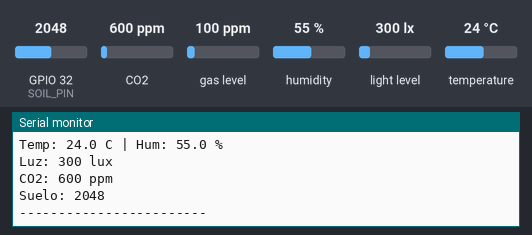
This sketch was run on a simulated ESP32. Shown: the last lines printed to the serial monitor. The inputs (shaded band) are chosen by the test bench; at power-on: CO2 600 ppm, humidity 55 %, GPIO 32 (SOIL_PIN) = 2048, light level 300 lx, temperature 24 °C, gas level 100 ppm.

Above: at 4.7 s.
4.8 s: CO2 set to 452 ppm
At 7.7 s:
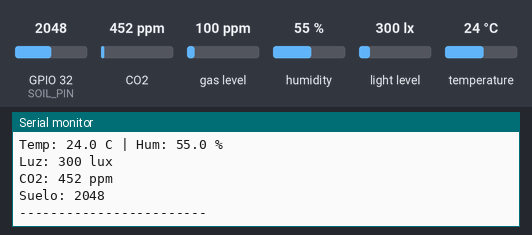
8.6 s: humidity set to 22 %
12.4 s: GPIO 32 (SOIL_PIN) set to 2866
At 12.9 s:
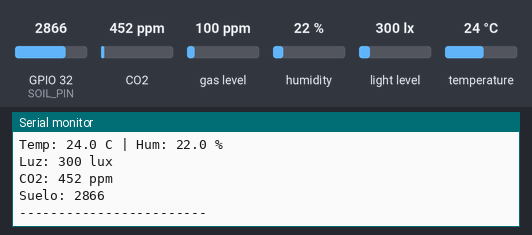
16.2 s: light level set to 40 lx
20.0 s: temperature set to 12 °C
23.8 s: GPIO 32 (SOIL_PIN) set to 3972
At 25.6 s:
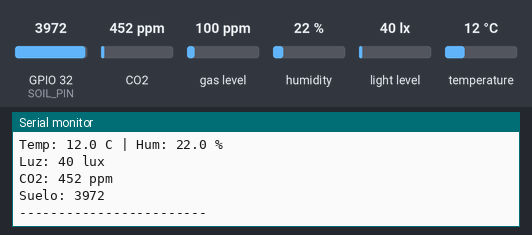
Timing chart, 0 to 27.1 s (numbered marks = the images above; inputs shaded):
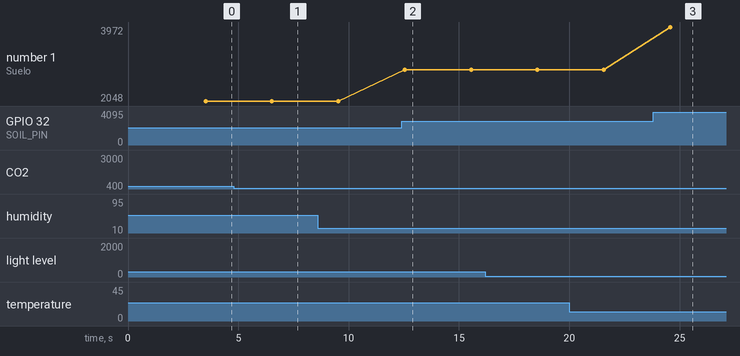

The sketch:

NodoSensor.ino
```cpp
#include <esp_now.h>
#include <WiFi.h>
#include <Wire.h>
#include <BH1750.h>
#include <Adafruit_CCS811.h>
#include <DHT.h>

// --- CONFIGURACIÓN ---
#define DHTPIN 4
#define DHTTYPE DHT22
#define SOIL_PIN 32
#define NODE_ID 1

uint8_t broadcastAddress[] = {0xFF, 0xFF, 0xFF, 0xFF, 0xFF, 0xFF};

struct ModuloData {
  float temp; float hum; int luz; int co2; int suelo; int bat; int id;
};

ModuloData data;
DHT dht(DHTPIN, DHTTYPE);
BH1750 lightMeter;
Adafruit_CCS811 ccs;

bool bh1750_found = false;
bool ccs811_found = false;

// Función para verificar si un dispositivo I2C responde
bool checkI2C(uint8_t address) {
  Wire.beginTransmission(address);
  return (Wire.endTransmission() == 0);
}

void setup() {
  // 1. ESPERA DE ESTABILIZACIÓN ELÉCTRICA
  delay(3000);
  Serial.begin(115200);
  Serial.println("\n\n--- PROYECTO IRIS: INICIO SEGURO ---");

  // 2. INICIAR SENSORES ANTES QUE WIFI (Ahorro de energía inicial)
  dht.begin();
  Serial.println("[OK] DHT22 listo");

  Wire.begin(21, 22);
  Wire.setClock(100000);
  delay(500);

  // Verificar BH1750 (Dirección 0x23)
  if (checkI2C(0x23)) {
    if (lightMeter.begin(BH1750::CONTINUOUS_HIGH_RES_MODE)) {
      bh1750_found = true;
      Serial.println("[OK] BH1750 encontrado");
    }
  } else {
    Serial.println("[!] BH1750 no responde en I2C");
  }

  // Verificar CCS811 (Dirección 0x5A)
  if (checkI2C(0x5A)) {
    if (ccs.begin()) {
      ccs811_found = true;
      Serial.println("[OK] CCS811 encontrado");
    }
  } else {
    Serial.println("[!] CCS811 no responde (¿WAK a GND?)");
  }

  // 3. INICIAR WIFI/ESP-NOW AL FINAL
  WiFi.mode(WIFI_STA);
  WiFi.disconnect(); // Asegurar que no intente conectarse a un router

  if (esp_now_init() == ESP_OK) {
    Serial.println("[OK] ESP-NOW iniciado");
    esp_now_peer_info_t peerInfo = {};
    memcpy(peerInfo.peer_addr, broadcastAddress, 6);
    peerInfo.channel = 0;
    peerInfo.encrypt = false;
    esp_now_add_peer(&peerInfo);
  }

  data.id = NODE_ID;
  data.bat = 100;
  Serial.println("--- Sistema Listo ---\n");
}

void loop() {
  Serial.println("--- Capturando Datos ---");

  // Lectura DHT22
  float t = dht.readTemperature();
  float h = dht.readHumidity();
  if (isnan(t) || isnan(h)) {
    data.temp = -99; data.hum = -99;
    Serial.println("DHT22: SIN DATOS");
  } else {
    data.temp = t; data.hum = h;
    Serial.printf("Temp: %.1f C | Hum: %.1f %%\n", t, h);
  }

  // Lectura BH1750
  if (bh1750_found) {
    float lux = lightMeter.readLightLevel();
    data.luz = (lux < 0) ? -1 : (int)lux;
    Serial.printf("Luz: %d lux\n", data.luz);
  } else {
    data.luz = -1;
    Serial.println("Luz: SIN SENSOR");
  }

  // Lectura CCS811
  if (ccs811_found && ccs.available() && !ccs.readData()) {
    data.co2 = ccs.geteCO2();
    Serial.printf("CO2: %d ppm\n", data.co2);
  } else {
    data.co2 = -1;
    Serial.println("CO2: SIN DATOS");
  }

  // Lectura Suelo
  data.suelo = analogRead(SOIL_PIN);
  Serial.printf("Suelo: %d\n", data.suelo);

  // Enviar por ESP-NOW
  esp_now_send(broadcastAddress, (uint8_t *) &data, sizeof(data));

  Serial.println("------------------------");
  delay(3000); // Muestreo cada 3 segundos
}
```

Measured:
- after the input at 4.8 s, the serial monitor: prints a new line after 1.7 s (image 1)
- after the input at 12.4 s, the serial monitor: prints a new line after 0.14 s (image 2)
- after the input at 23.8 s, the serial monitor: prints a new line after 0.77 s (image 3)
- plotted number 1: 2048 → 2866 after the input at 12.4 s, 2866 → 3972 after the input at 23.8 s
